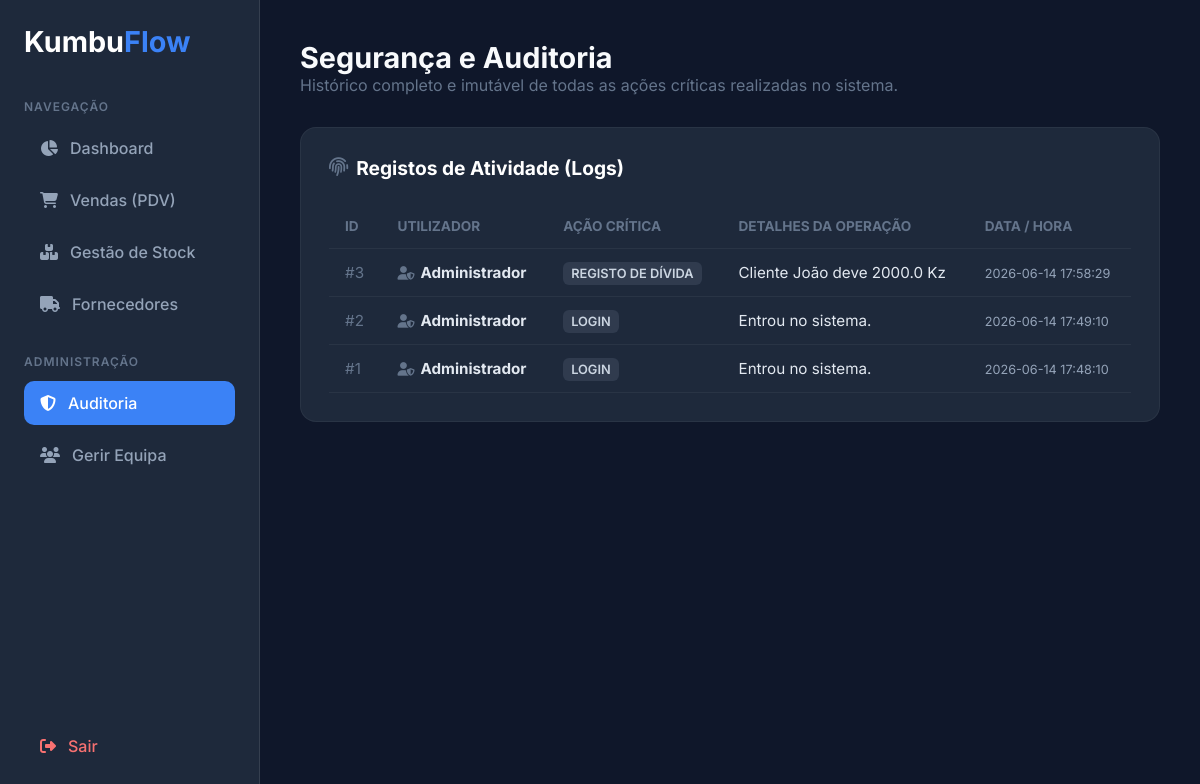
Screenshot of /auditoria (signed in) with the database file from the repository.
### tables this page shows
CREATE TABLE logs_auditoria 
                  (id INTEGER PRIMARY KEY AUTOINCREMENT, usuario TEXT, 
                   acao TEXT, detalhes TEXT, data TIMESTAMP DEFAULT CURRENT_TIMESTAMP);

### sistema.py (the view)
@app.route('/auditoria')
def auditoria():
    if session.get('cargo') != 'admin':
        flash("Acesso restrito a administradores.", "error")
        return redirect(url_for('dashboard'))
    conn = sqlite3.connect('kumbuflow.db')
    conn.row_factory = sqlite3.Row
    cur = conn.cursor()
    cur.execute("SELECT * FROM logs_auditoria ORDER BY id DESC LIMIT 100")
    logs = cur.fetchall()
    conn.close()
    return render_template('auditoria.html', logs=logs)

### sistema.py (called while the page is built)
@app.before_request
def verificar_acesso():
    if request.endpoint not in ['login', 'static', 'debug_usuarios'] and 'usuario_id' not in session:
        return redirect(url_for('login'))

### templates/auditoria.html (shortened to what this page needs)
<!DOCTYPE html>
<html lang="pt">
<head>
    <link rel="stylesheet" href="https://cdnjs.cloudflare.com/ajax/libs/font-awesome/6.6.0/css/all.min.css">
</head>
<body>
    <div class="sidebar">
        <div class="logo">Kumbu<span>Flow</span></div>
        <div class="menu-label">Navegação</div>
        <a href="/dashboard"><i class="fas fa-chart-pie"></i> Dashboard</a>
        <a href="/vendas"><i class="fas fa-shopping-cart"></i> Vendas (PDV)</a>
        <a href="/gestao_stock"><i class="fas fa-boxes"></i> Gestão de Stock</a>
        <a href="/fornecedores"><i class="fas fa-truck"></i> Fornecedores</a>
        {% if session.get('cargo') == 'admin' %}
        <div class="menu-label" style="margin-top: 20px;">Administração</div>
        <a href="/auditoria" class="active"><i class="fas fa-shield-alt"></i> Auditoria</a>
        <a href="/admin"><i class="fas fa-users"></i> Gerir Equipa</a>
        {% endif %}
        <a href="/logout" class="logout"><i class="fas fa-sign-out-alt"></i> Sair</a>
    </div>
    <div class="main-content">
        <div class="header">
            <h2>Segurança e Auditoria</h2>
            <p style="color: #64748b;">Histórico completo e imutável de todas as ações críticas realizadas no sistema.</p>
        </div>
        <div class="box">
            <h4><i class="fas fa-fingerprint" style="color: #64748b;"></i> Registos de Atividade (Logs)</h4>
            <table>
                <thead>
                    <tr>
                        <th>ID</th>
                        <th>Utilizador</th>
                        <th>Ação Crítica</th>
                        <th>Detalhes da Operação</th>
                        <th>Data / Hora</th>
                    </tr>
                </thead>
                <tbody>
                    {% for log in logs %}
                    <tr>
                        <td><span style="color: #64748b;">#{{ log.id }}</span></td>
                        <td><i class="fas fa-user-shield" style="font-size:0.85rem; color:#64748b; margin-right:6px;"></i><strong>{{ log.usuario if log.usuario else 'Sistema' }}</strong></td>
                        <td>
                            {% if 'Venda' in log.acao %}
                                <span class="badge badge-venda">{{ log.acao }}</span>
                            {% elif 'Adicionar' in log.acao or 'Cadastro' in log.acao %}
                                <span class="badge badge-add">{{ log.acao }}</span>
                            {% elif 'Eliminar' in log.acao or 'Remover' in log.acao %}
                                <span class="badge badge-del">{{ log.acao }}</span>
                            {% else %}
                                <span class="badge badge-default">{{ log.acao }}</span>
                            {% endif %}
                        </td>
                        <td>{{ log.detalhes }}</td>
                        <td><small style="color: #94a3b8;">{{ log.data }}</small></td>
                    </tr>
                    {% else %}
                    <tr>
                        <td colspan="5" style="text-align: center; color: #64748b; padding: 30px;">
                            Nenhuma atividade registada até ao momento.
                        </td>
                    </tr>
                    {% endfor %}
                </tbody>
            </table>
        </div>
    </div>
</body>
</html>

### templates/auditoria.html (style rules this page uses)
* { margin: 0; padding: 0; box-sizing: border-box; font-family: 'Inter', sans-serif; }
body { background: #0f172a; color: #f8fafc; display: flex; min-height: 100vh; }
.sidebar { width: 260px; background: #1e293b; border-right: 1px solid rgba(255,255,255,0.1); display: flex; flex-direction: column; padding: 24px; }
.sidebar .logo { font-size: 1.8rem; font-weight: 700; margin-bottom: 40px; color: white; }
.sidebar .logo span { color: #3b82f6; }
.menu-label { font-size: 0.75rem; text-transform: uppercase; color: #64748b; letter-spacing: 1px; margin-bottom: 12px; font-weight: 600; }
.sidebar a { display: flex; align-items: center; gap: 12px; color: #94a3b8; text-decoration: none; padding: 12px 16px; border-radius: 10px; margin-bottom: 8px; font-weight: 500; transition: all 0.3s; }
.sidebar a:hover, .sidebar a.active { background: #3b82f6; color: white; }
.sidebar a.logout { margin-top: auto; color: #f87171; }
.main-content { flex: 1; padding: 40px; overflow-y: auto; }
.header { margin-bottom: 32px; }
.header h2 { font-size: 1.8rem; font-weight: 700; }
.box { background: #1e293b; padding: 28px; border-radius: 16px; border: 1px solid rgba(255,255,255,0.05); }
.box h4 { font-size: 1.2rem; margin-bottom: 24px; color: white; display: flex; align-items: center; gap: 8px; }
table { width: 100%; border-collapse: collapse; text-align: left; }
th, td { padding: 14px 16px; border-bottom: 1px solid rgba(255,255,255,0.05); }
th { color: #64748b; font-size: 0.85rem; text-transform: uppercase; }
td { color: #e2e8f0; font-size: 0.95rem; }
.badge { padding: 4px 8px; border-radius: 6px; font-size: 0.8rem; font-weight: 600; text-transform: uppercase; }
.badge-default { background: rgba(148, 163, 184, 0.15); color: #cbd5e1; }

### rows the page displays
logs_auditoria: id "3", usuario "Administrador", acao "REGISTO DE DÍVIDA", detalhes "Cliente João deve 2000.0 Kz", data "2026-06-14 17:58:29"
logs_auditoria: id "2", usuario "Administrador", acao "LOGIN", detalhes "Entrou no sistema.", data "2026-06-14 17:49:10"
logs_auditoria: id "1", usuario "Administrador", acao "LOGIN", detalhes "Entrou no sistema.", data "2026-06-14 17:48:10"
